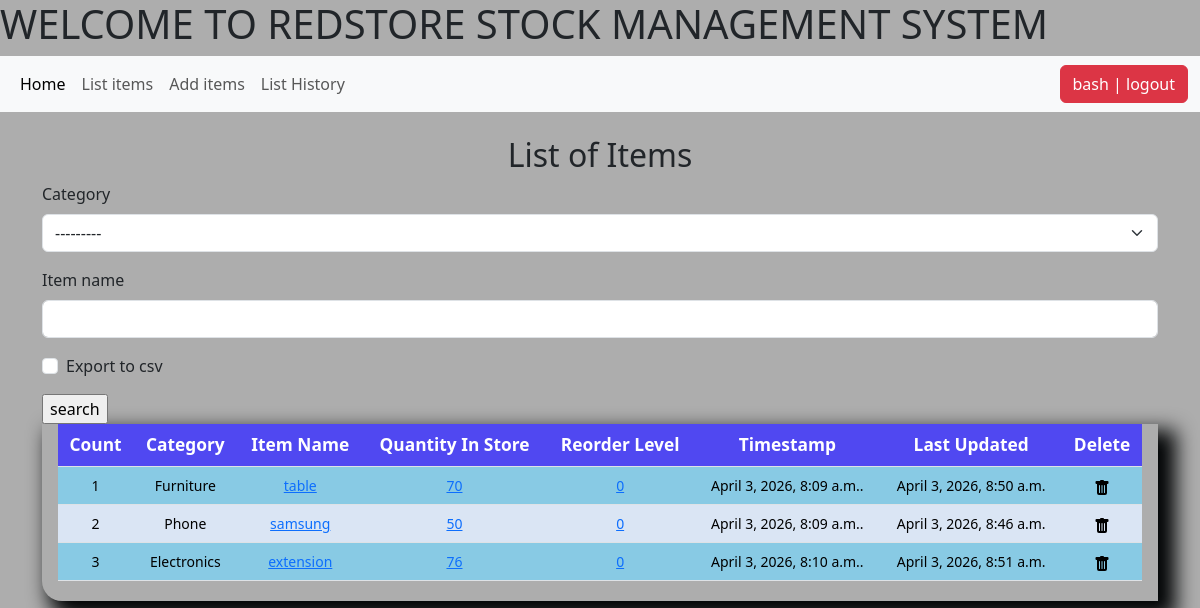
Page /list_items/ (signed in) on the earlier database version.
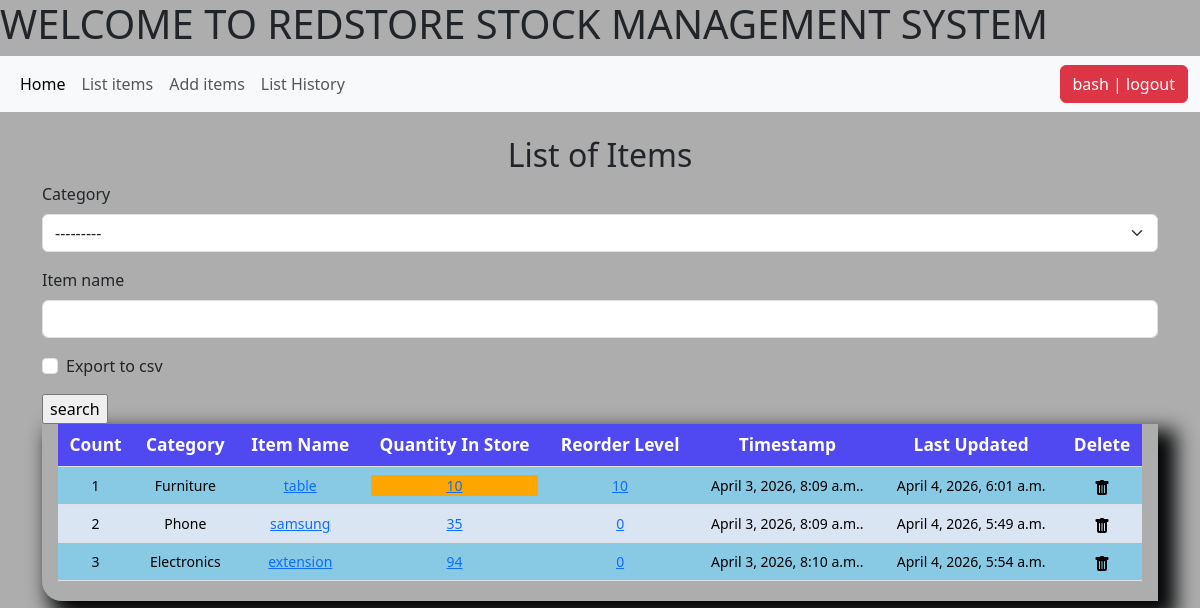
Same page on the later database version.
### stockapp/models.py (models this page shows, shortened)
class Stock(models.Model):
    category = models.ForeignKey(Category, on_delete=models.CASCADE)
    item_name = models.CharField(max_length=100, blank=True, null=True)
    quantity = models.IntegerField(default=0, blank=True, null=True)
    received_quantity = models.IntegerField(default=0, blank=True, null=True)
    received_by = models.CharField(max_length=100, blank=True, null=True)
    issued_quantity = models.IntegerField(default=0, blank=True, null=True)
    issued_by = models.CharField(max_length=100, blank=True, null=True)
    issue_to = models.CharField(max_length=100, blank=True, null=True)
    phone_number = models.CharField(max_length=100, blank=True, null=True)
    created_by = models.CharField(max_length=100, blank=True, null=True)
    reorder_level = models.IntegerField(default=0, blank=True, null=True)
    last_updated = models.DateTimeField(auto_now_add=False, auto_now=True)
    timestamp = models.DateTimeField(auto_now_add=True, auto_now=False)
    export_to_csv = models.BooleanField(default=False)

class Category(models.Model):
    name = models.CharField(max_length=100,blank=True,null=True)
    def __str__(self):
        return self.name

### stockapp/views.py (the view, shortened to what this page needs)
# urls.py: path('list_items/', views.list_items, name='list_items'),
@login_required
def list_items(request):
    header = 'List of Items'
    form = StockSearchForm(request.POST or None)
    queryset = Stock.objects.all()
    if request.method == 'POST':
        queryset = Stock.objects.filter(
            category=form['category'].value(),
            item_name__icontains=form['item_name'].value()
        )
    context = {
        "header": header,
        "queryset": queryset,
        "form": form
    }
    return render(request, 'list_items.html', context)

### stockapp/forms.py
class StockSearchForm(forms.ModelForm):
    export_to_csv = forms.BooleanField(required=False)
    category = forms.ModelChoiceField(
        queryset=Category.objects.all(),
        required=False
    )
    item_name = forms.CharField(required=False)
    class Meta:
        model = Stock
        fields = ['category','item_name']

### stockapp/templates/list_items.html (shortened to what this page needs)
{% extends 'navbar.html' %}
{% load crispy_forms_tags %}
{% load static %}
{% block content %}
<h2>{{header}}</h2>
<form  method="POST" action="">{% csrf_token %}
{{form|crispy}}
<input type="submit" value="search">
</form>
<div class="display_table">
<table class="table">
    <thead>
        <tr>
            <th>Count</th>
            <th>Category</th>
            <th>Item Name</th>
            <th>Quantity In Store</th>
             <th>Reorder Level</th>
            <th>Timestamp</th>
            <th>Last Updated</th>
            <th>Delete</th>
        </tr>
    </thead>
    {% for instance in queryset %}
    <tr>
        <td>{{forloop.counter}}</td>
        <td>{{instance.category}}</td>
        <td><a href="{% url 'update_items' instance.id %}">{{instance.item_name}}</a></td>
        <td>
            {% if instance.quantity <= instance.reorder_level %}
            <div style="background-color:orange ;">
                <a href="{% url 'stock_detail' instance.id %}">{{ instance.quantity }}</a>
            </div>
            {% else %}
            <a href="{% url 'stock_detail' instance.id %}">{{instance.quantity}}</a>
            {% endif %}
        </td>
        <td><a href="{% url 'reorder_level' instance.id %}">{{ instance.reorder_level }}</a></td>
        <td>{{instance.timestamp|date:"F j, Y, g:i a"}}.</td>
        <td>{{instance.last_updated}}</td>
        <td><a href="{% url 'delete_item' instance.id %}"><img  src="{% static 'img/trash-fill.svg' %}" alt=""></a></td>
    </tr>
    {% endfor %}
</table>
</div>
{% endblock content%}

Differences in the rows shown:
changed Stock "table": reorder_level "0" → "10"; last_updated "April 3, 2026, 8:50 a.m." → "April 4, 2026, 6:01 a.m."; quantity "70" → "10"
changed Stock "samsung": quantity "50" → "35"; last_updated "April 3, 2026, 8:46 a.m." → "April 4, 2026, 5:49 a.m."
changed Stock "extension": quantity "76" → "94"; last_updated "April 3, 2026, 8:51 a.m." → "April 4, 2026, 5:54 a.m."
